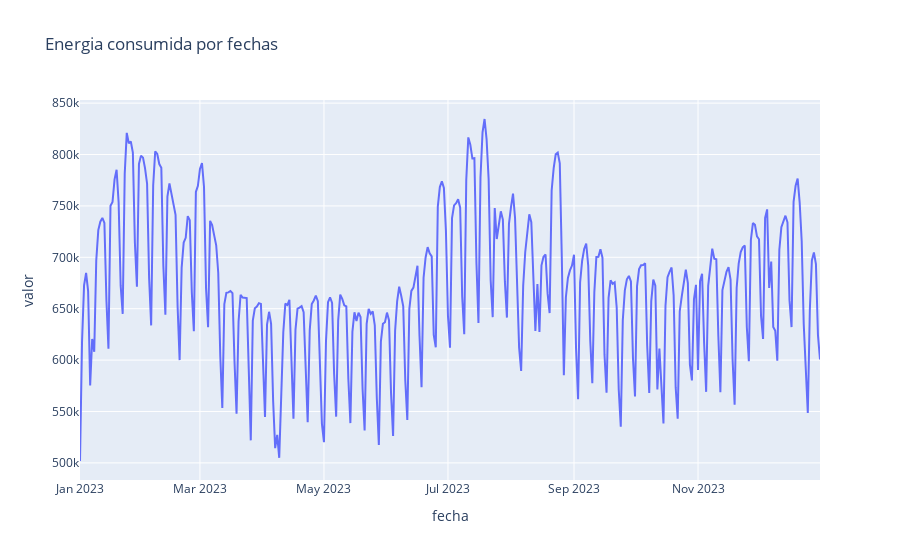

The notebook cell saved with this chart:
### Code cell
fig = px.line(demanda_df,
             x = 'fecha',
             y = 'valor',
             title = 'Energia consumida por fechas')



fig.show()

### Figure 1 — Plotly figure (JSON) as saved in the notebook; plotly's stock layout.template omitted (floating-point values rounded to 4 significant figures; data arrays with more than 128 entries replaced by an {"elided": "..."} marker saying what was removed)
{"data": [{"hovertemplate": "fecha=%{x}<br>valor=%{y}<extra></extra>", "legendgroup": "", "line": {"color": "#636efa", "dash": "solid"}, "marker": {"symbol": "circle"}, "mode": "lines", "name": "", "orientation": "v", "showlegend": false, "type": "scatter", "x": {"elided": "365 str values"}, "xaxis": "x", "y": {"elided": "365 int values"}, "yaxis": "y"}], "layout": {"legend": {"tracegroupgap": 0}, "title": {"text": "Energia consumida por fechas"}, "xaxis": {"anchor": "y", "domain": [0, 1], "title": {"text": "fecha"}}, "yaxis": {"anchor": "x", "domain": [0, 1], "title": {"text": "valor"}}}}
